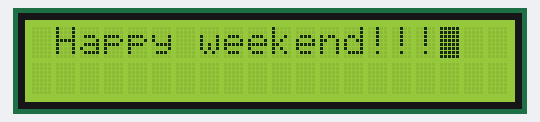
The sketch below on a simulated Arduino Uno, built with avr-gcc and run on an emulated ATmega328P. Shown: 20×2 character LCD.

Above: at 0.1 s.
At 2.1 s:
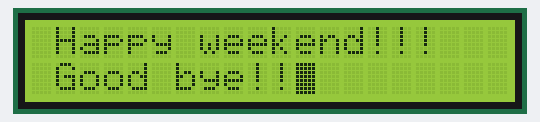

The sketch:

main.ino
```cpp
#include <Wire.h>
#include <LiquidCrystal_I2C.h>

LiquidCrystal_I2C lcd(0x27,20,2);  // set the LCD address to 0x27 for a 16 chars and 2 line display

void setup()
{
  lcd.init();                      // initialize the lcd
  // Print a message to the LCD.
  lcd.backlight();


}


void loop()
{
  lcd.setCursor(1,0);
  lcd.print("Happy weekend!!!");
  lcd.blink();
  delay(2000);
  lcd.setCursor(1,1);
  lcd.print("Good bye!!");
  delay(2000);
  lcd.clear();
}
```

Measured:
- what the display in image 1 shows lasts 2.0 s, from 2.1 s to 4.1 s
